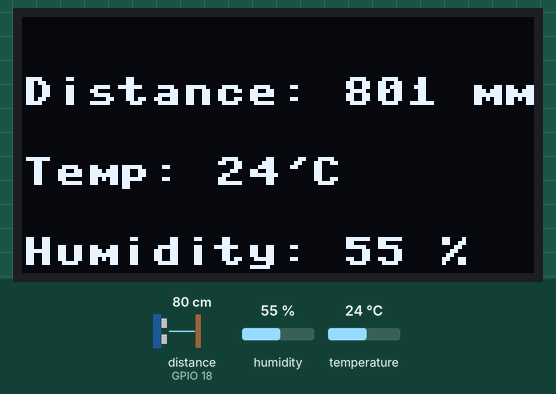
This program was run on a simulated ESP32 board running MicroPython. Parts: 128×64 one-colour display. Inputs (shaded band) come from the test bench; at power-on: distance to the obstacle (sensor on GPIO 18) 80 cm, humidity 55 %, temperature 24 °C. The echo pulse lasts 58.3 µs per cm; WiFi joins after 1.5 s; no MQTT or app messages arrive unless stated; library files of the repository ran but are not shown: ssd1306.py, hcsr04.py; what the program prints to the serial console is not drawn.

Above: at 3.3 s.
3.4 s: distance to the obstacle (sensor on GPIO 18) set to 2 cm
At 4.9 s:
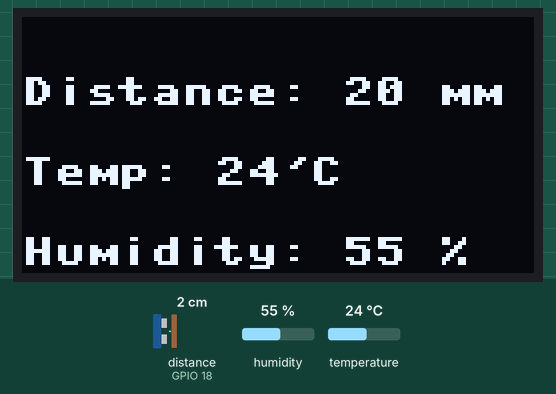
5.2 s: humidity set to 22 %
At 6.9 s:
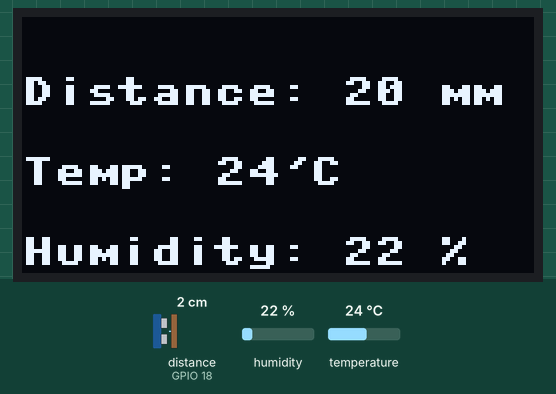
7.3 s: temperature set to 12 °C
At 8.5 s:
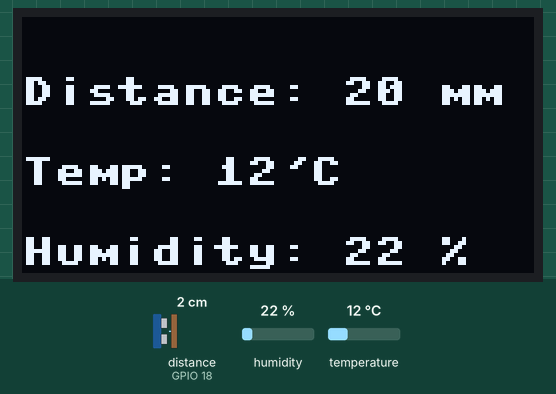
9.4 s: distance to the obstacle (sensor on GPIO 18) set to 4 cm
At 11.2 s:
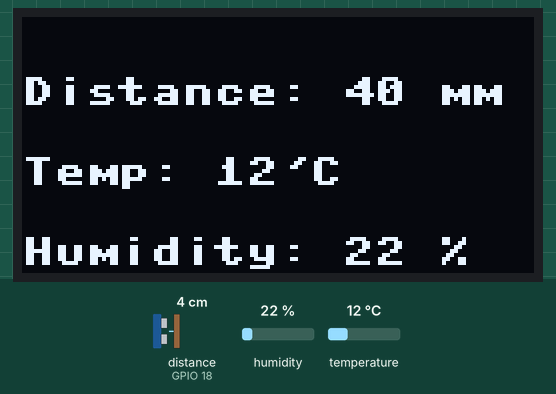
11.5 s: humidity set to 40 %
At 13.1 s:
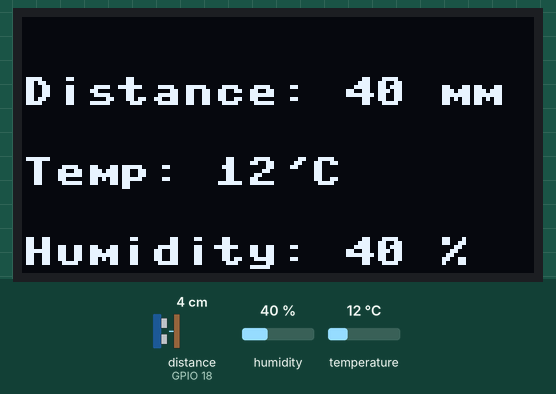
13.6 s: distance to the obstacle (sensor on GPIO 18) set to 9 cm
At 14.8 s:
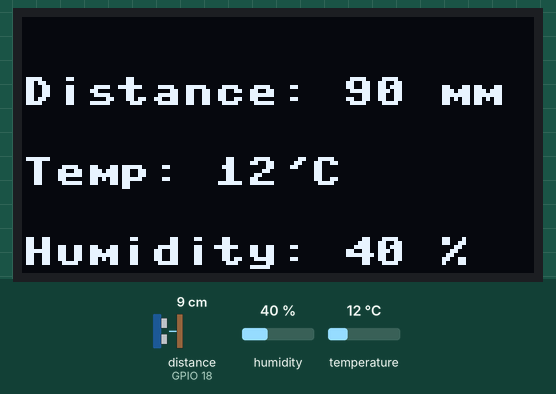
Timing chart, 0 to 16.6 s (numbered marks = the images above; inputs shaded):
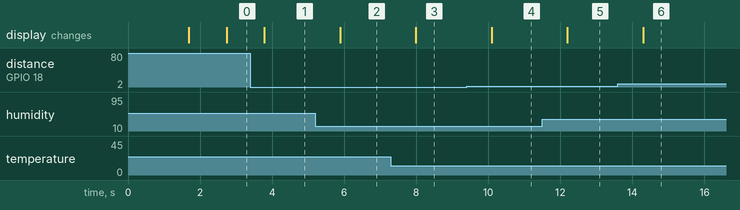

The program:

main.py
```python
#Divya Kara

from machine import Pin, I2C
import ssd1306
from hcsr04 import HCSR04
from time import sleep
import dht
import network
from umqtt.simple import MQTTClient

#functions
def read_tempsensor():
  sensorTemp.measure()
  temp = sensorTemp.temperature()
  hum = sensorTemp.humidity()
  #temp_f = temp * (9/5) + 32.0
  print('Temperature: %3.1f *C' %temp)
  #print('Temperature: %3.1f F' %temp_f)
  print('Humidity: %3.1f %%' %hum)
  return temp, hum


print("Sensors setting up!")

#Brooker
CLIENT_NAME = 'Office'
BROKER_ADDR = '172.16.2.7'
mqttc = MQTTClient(CLIENT_NAME, BROKER_ADDR, keepalive=60)
mqttc.connect()

#Topics
BTN_TOPIC_TEMP = CLIENT_NAME.encode() + b'/LMP/temp'
BTN_TOPIC_HUM = CLIENT_NAME.encode() + b'/LMP/humidity'
BTN_TOPIC_DIST = CLIENT_NAME.encode() + b'/LMP/distance'

# ESP32 Pin assignment
i2c = I2C(scl=Pin(22), sda=Pin(21))
sensorDist = HCSR04(trigger_pin=5, echo_pin=18, echo_timeout_us=10000)
sensorTemp = dht.DHT11(Pin(19))

#Display
oled_width = 128
oled_height = 64
oled = ssd1306.SSD1306_I2C(oled_width, oled_height, i2c)

graph = ""
timerCount = 0
while True:
  try:
    sleep(1)
    timerCount = timerCount + 1
    #print('Counter', timerCount)
    #read temp sensor
    temp, hum = read_tempsensor()

    #Read distance
    oled.fill(0)
    #oled.show()
    distance = sensorDist.distance_mm()
    print('Distance:', distance, 'mm')
    print('--------------------------')

    #Show text on display
    oled.text("Distance: " + str(distance) + " mm", 0, 15)
    oled.text("Temp: " + str(temp) + "'C", 0, 35)
    oled.text("Humidity: " + str(hum) + " %", 0, 55)
    oled.show()
    #sleep(1)

    #Only send temp data every minute
    if timerCount == 60:
        #publish to Mqtt
        mqttc.publish( BTN_TOPIC_TEMP, str(temp).encode() )
        mqttc.publish( BTN_TOPIC_HUM, str(hum).encode() )
        #reset timer
        timerCount = 0

    mqttc.publish( BTN_TOPIC_DIST, str(distance).encode() )


  except OSError as e:
    print('Failed to read sensor.')
    
```

boot.py
```python
# This file is executed on every boot (including wake-boot from deepsleep)
#import esp
#esp.osdebug(None)
#import webrepl
#webrepl.start()
from hcsr04 import HCSR04
from time import sleep
import network

def connect_wifi(ssid, password):
#while True:
  #try:
    #sleep(2)

  #connect to wifi
  wlan = network.WLAN(network.STA_IF)
  wlan.active(True)
  if not wlan.isconnected():
    print('connecting to network...')
    wlan.connect(ssid, password)
    while not wlan.isconnected():
        pass
  print('Network config:', wlan.ifconfig())
  print('Connected to ', ssid)


# ESP32
'''
sensor = HCSR04(trigger_pin=5, echo_pin=18, echo_timeout_us=10000)

# ESP8266
#sensor = HCSR04(trigger_pin=12, echo_pin=14, echo_timeout_us=10000)

while True:
    distance = sensor.distance_cm()
    print('Distance:', distance, 'cm')
    sleep(1)
'''
ssid = 'Virtual-GBG'
password = 'awellhiddensecret'

print("Booting up!")
connect_wifi(ssid, password)
```

Measured:
- after the input at 3.4 s, the display: changes after 0.39 s (image 1)
- after the input at 5.2 s, the display: changes after 0.69 s (image 2)
- after the input at 7.3 s, the display: changes after 0.69 s (image 3)
- after the input at 9.4 s, the display: changes after 0.70 s (image 4)
- after the input at 11.5 s, the display: changes after 0.70 s (image 5)
- after the input at 13.6 s, the display: changes after 0.70 s (image 6)
